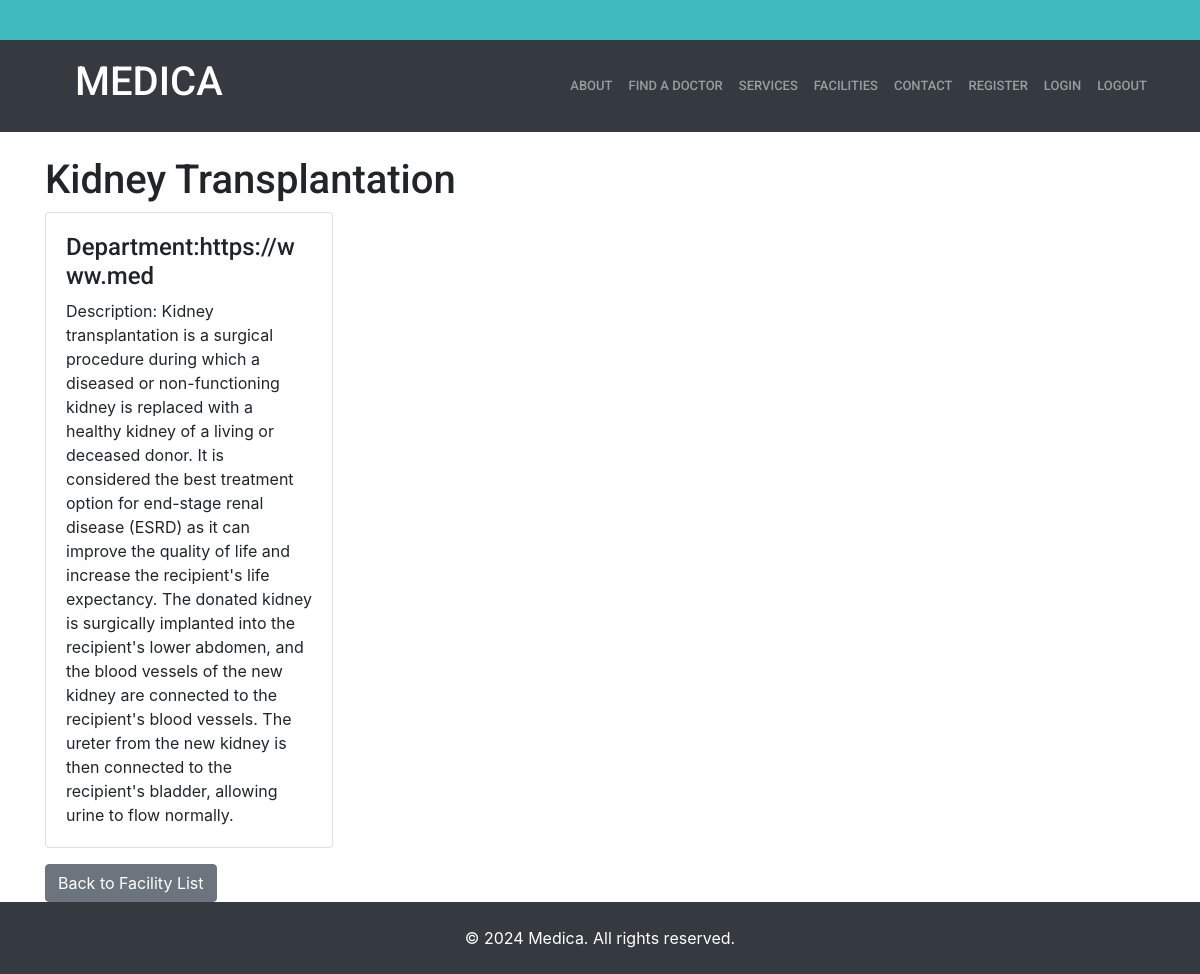
Screenshot of /head/facility_detail/1/ with the database file from the repository.
### head_app/models.py (models this page shows, shortened)
class FacilityManagement(models.Model):
    name = models.CharField(max_length=100)
    description = models.TextField()
    department = models.CharField(max_length=15)

### head_app/views.py (the view)
# urls.py: path('facility_detail/<int:pk>/', views.facility_detail, name='facility_detail'),
def facility_detail(request, pk):
    facility = get_object_or_404(FacilityManagement, pk=pk)
    return render(request, 'head/facility_detail.html', {'facility': facility})

### templates/head/facility_detail.html
{% extends 'base.html' %}
{% load static %}
{% block content %}
<link href="https://stackpath.bootstrapcdn.com/bootstrap/4.5.2/css/bootstrap.min.css" rel="stylesheet">
<h1>{{ facility.name }}</h1>
<div class="card" style="width: 18rem;">
    <div class="card-body">
        <h4 class="card-text">Department:{{ facility.department }}</h4>
        <p class="card-text">Description: {{ facility.description }}</p>
    </div>
</div>
<a href="{% url 'facility_list' %}" class="btn btn-secondary mt-3">Back to Facility List</a>
{% endblock %}

### static/assets/css/style.css (style rules this page uses)
body { font-family: "Open Sans", sans-serif; color: #444444; }
a { color: #3fbbc0; text-decoration: none; }
h1, h2, h3, h4, h5, h6 { font-family: "Roboto", sans-serif; }

### rows the page displays
FacilityManagement: name "Kidney Transplantation", department "https://www.med", description "Kidney transplantation is a surgical procedure during which a diseased or non-functioning kidney is replaced with a healthy kidney of a living or deceased donor. It is considered the best treatment option for end-stage renal disease (ESRD) as it can improve the quality of life and increase the recipient's life expectancy. The donated kidney is surgically implanted into the recipient's lower abdomen, and the blood vessels of the new kidney are connected to the recipient's blood vessels. The ureter from the new kidney is then connected to the recipient's bladder, allowing urine to flow normally."
